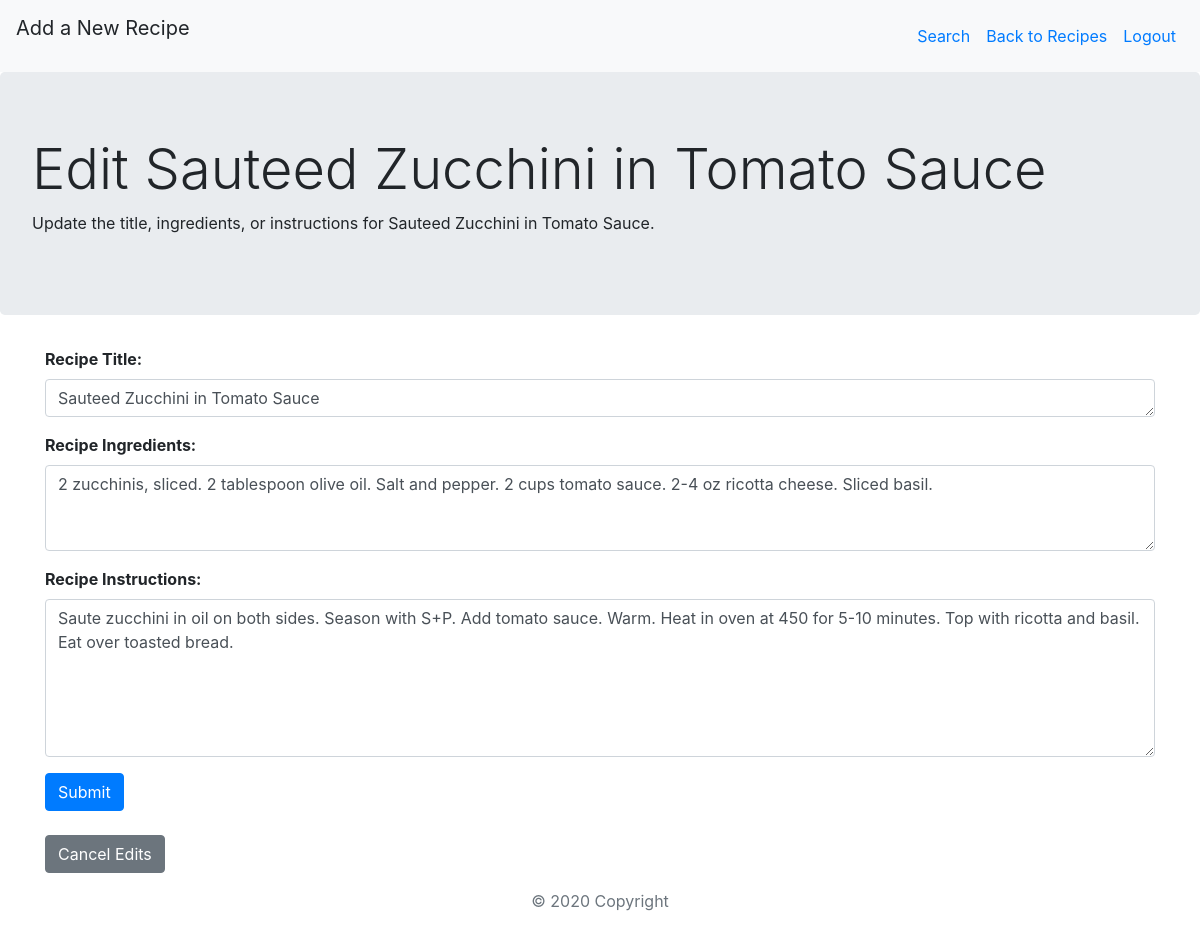
/edit/18 (signed in), run on the app's committed database.
### recipe_app/models.py (models this page shows)
class Recipe(models.Model):
    title = models.CharField(max_length=225)
    ingredents = models.TextField()
    instructions = models.TextField()
    recipe_creator = models.ForeignKey(User, related_name="chef", on_delete = models.CASCADE)
    image = models.ImageField(upload_to='images/', blank=True, null=True)
    liked_by = models.ManyToManyField(User, related_name="liked_recipes")
    created_at = models.DateTimeField(auto_now_add=True)
    updated_at = models.DateTimeField(auto_now=True)
    objects = RecipeManager()

### recipe_app/views.py (the view)
# urls.py: path('edit/<int:id>', views.edit), #takes you to edit_recipe.html
def edit(request, id):
    if 'id' not in request.session:
        return redirect('/')
    context = {
        'recipe': Recipe.objects.get(id=id)
    }
    return render(request, 'edit_recipe.html', context)

### recipe_app/templates/edit_recipe.html (shortened to what this page needs)
<!DOCTYPE html>
<html lang="en">
    <head>
        {% load static %}
        <link rel="stylesheet" href="{% static 'main.css' %}">
        <link rel="stylesheet" href="https://stackpath.bootstrapcdn.com/bootstrap/4.5.2/css/bootstrap.min.css">
    </head>
    <body>
        <nav class="navbar navbar-expand-sm bg-light">
            <p class="navbar-brand">Add a New Recipe</p>
            <ul class="navbar-nav ml-auto">
                <li class="nav-item">
                    <a class="nav-link" href="/search"> Search </a>
                </li>
                <li class="nav-item">
                    <a class="nav-link" href="/recipe_wall"> Back to Recipes </a>
                </li>
                <li class="nav-item">
                    <a class="nav-link" href="/logout"> Logout </a>
                </li>
            </ul>
        </nav>
        <div class="jumbotron">
            <h1 class="display-4">Edit {{ recipe.title }}</h1>
            <p>Update the title, ingredients, or instructions for {{ recipe.title }}.</p>
        </div>
        <div class="container">
                <div class="row">
                    <div class="col-12">
                        <form action="/update/{{ recipe.id }}" method="POST">
                                <div class="form-group">
                                    <label><b>Recipe Title:</b></label>
                                    <textarea class="form-control" rows="1" cols="100" name="title">{{ recipe.title }}</textarea>
                                </div>
                                <div class="form-group">
                                    <label><b>Recipe Ingredients:</b></label>
                                    <textarea class="form-control" rows="3" cols="100" name="ingredents">{{ recipe.ingredents}}</textarea>
                                </div>
                                <div class="form-group">
                                    <label><b>Recipe Instructions:</b></label>
                                    <textarea class="form-control" rows="6" cols="100" name="instructions">{{ recipe.instructions }}</textarea>
                                </div>
                                <button type="submit" class="btn btn-primary">Submit</button>
                        </form>
                        <br>
                        <a href="/recipe_wall" class="btn btn-secondary">Cancel Edits</a>
                    </div>
                </div>
                <footer class="page-footer font-small text-muted">
                    <div class="footer-copyright text-center py-3">
                        <p>© 2020 Copyright</p>
                    </div>
                </footer>
        </div>
    </body>
</html>

### recipe_app/static/main.css (style rules this page uses)
nav { background-color: #e3f2fd; }

### data on the page
Recipe: title "Sauteed Zucchini in Tomato Sauce", ingredents "2 zucchinis, sliced. 2 tablespoon olive oil. Salt and pepper. 2 cups tomato sauce. 2-4 oz ricotta cheese. Sliced basil.", instructions "Saute zucchini in oil on both sides. Season with S+P. Add tomato sauce. Warm. Heat in oven at 450 for 5-10 minutes. Top with ricotta and basil. Eat over toasted bread."
